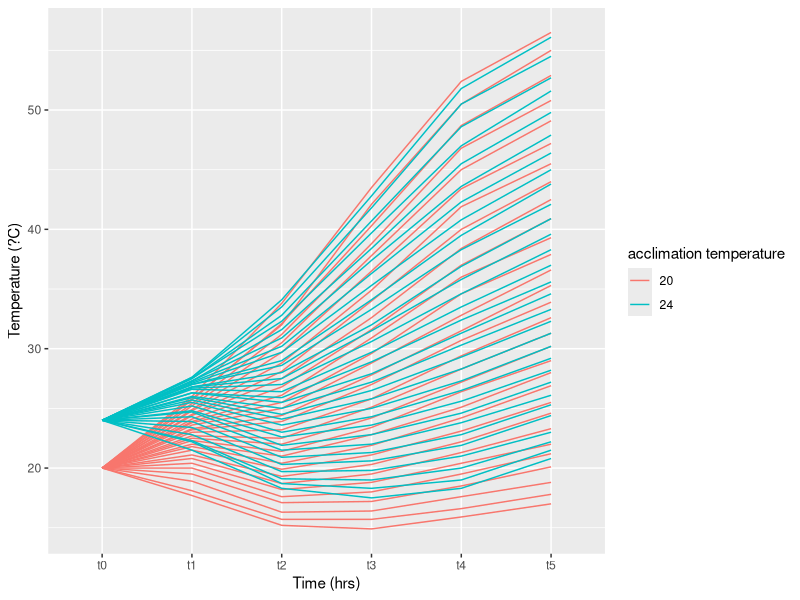
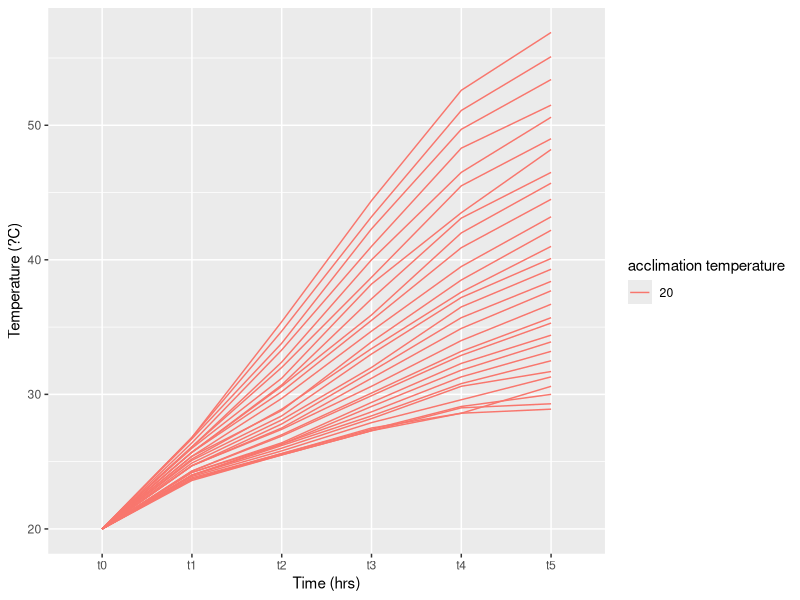
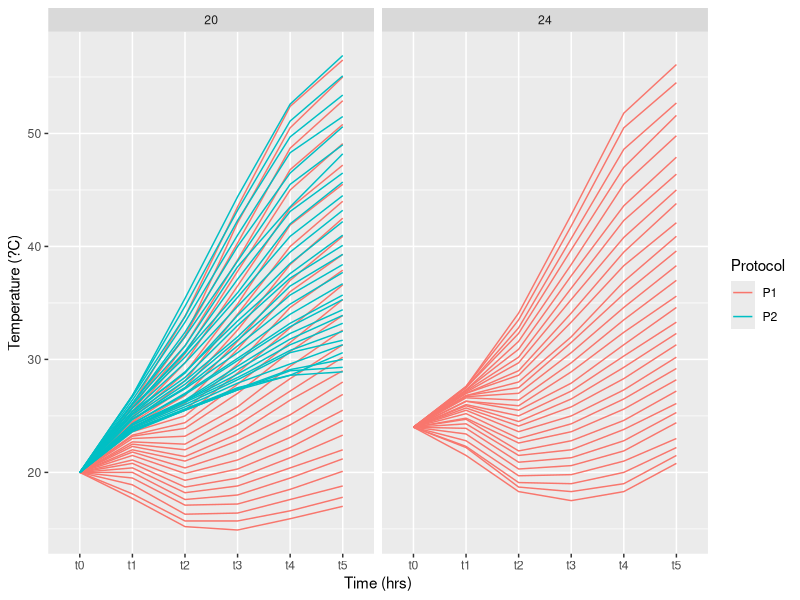

Recreate these plots in R, in order. (Note: this script raises an error after producing the figures.)
library(gridExtra)
library(tidyr)
library(ggplot2)

P1<-read.csv(here::here('data/heat.bar.ramping.P1.csv'))
P1<-na.omit(P1)
P1$acc<-as.factor(P1$acc)
P1[54,5] = 24.8
#View(P1)
summary(P1)


##wide to long format
P1_long<-gather(P1,time,temp,t0:t5)
P1_long[114,4] = 't1'
#View(P1_long)
summary(P1_long)

P120<-subset(P1_long, acc == "20")

#View(P120)
##PLot of a sample P1 at 20 and 24
ggplot(P1_long,aes(x=time,y=temp,group=interaction(col,acc), color=acc)) + geom_line()+labs(x="Time (hrs)",y="Temperature (?C)",color="acclimation temperature")

P2<-read.csv(here::here('data/heat.bar.ramping.P2.csv'))
P2<-na.omit(P2)       
P2$acc<-as.factor(P2$acc)
summary(P2)

##wide to long format
P2_long<-gather(P2,time,temp,t0:t5)
P2_long[62,5] = 25.5
P2_long[152,5] = 29.3
#View(P2_long)

ggplot(P2_long,aes(x=time,y=temp,group=interaction(col,acc),color=acc))+geom_line()+labs(x="Time (hrs)",y="Temperature (?C)",color="acclimation temperature")

##both!

P1P2<-read.csv(here::here('data/heat.bar.ramping.P1P2.csv'))
P1P2<-na.omit(P1P2)
P1P2$acc<-as.factor(P1P2$acc)
P1P2_long<-gather(P1P2,time,temp,t0:t5)
summary(P1P2_long)
#View(P1P2_long)
P1P2_long[144,6] = 24.8
P1P2_long[144,5] = 't1'
P1P2_long[242,6]= 25.5
P1P2_long[512,6]= 29.3
ggplot(P1P2_long,aes(x=time,y=temp,group=interaction(col,acc,protocol),color=protocol))+geom_line()+labs(x="Time (hrs)",y="Temperature (?C)",color="Protocol")+facet_wrap(acc~.)
##no 24
df<-filter(P1P2_long, acc!="24")
ggplot(df,aes(x=time,y=temp,group=interaction(col,protocol),color=protocol))+geom_line(size=1)+labs(x="Time (hrs)",y="Temperature (?C)",color="acclimation temperature")
 
##let's model 
#Filter by protocol
p1<-filter(df,protocol=="P1")
p2<-filter(df,protocol=="P2")
#filter by time
p1<-filter(p1,time>"t2"&time<="t5")
p2<-filter(p2,time>"t2"&time<="t5")
#filter by 4 runs around the CTmax (37-38C)
p1<-filter(p1,col>="25"&col<="29")
p2<-filter(p2,col>="20"&col<="24")
#construct linear models
m.p1<-lm(temp~time,p1)
m.p2<-lm(temp~time,p2)

all<-glm(temp~time+protocol,filtered,family="gaussian")
summary(all)
hist(resid(all))

filtered<-rbind(p1,p2)

ggplot(filtered,aes(x=time,y=temp,group=interaction(col,protocol),color=protocol))+geom_point()+geom_smooth(method="lm",aes(group=protocol))

### Figures for paper
P1_long$prot<-"1"
P2_long$prot<-"2"
prots<-rbind(P1_long,P2_long)

protss<-c("Protocol 1","Protocol 2")
names(protss)<-c("1","2")

#protocol 1 and 2
ggplot(prots,aes(x=time,y=temp,group=interaction(col,acc),color=acc))+facet_wrap(prot~.,labeller=labeller(prot=protss))+geom_line()+labs(x="Time (hrs)",y="Temperature (?C)",color="acclimation temperature")+theme_classic()+
  theme(text=element_text(family="arial",size=22))+scale_color_manual(name=expression(atop(paste("Acclimation"),"Temperature")),labels=c("20?C","24?C"),values=c("blue","red"))+
  scale_x_discrete(labels=c("0","1","2","3","4","5"))

#just protocol 1
ggplot(P1_long,aes(x=time,y=temp,group=interaction(col,acc),color=acc))+geom_line(size=1)+labs(x="Time (hrs)",y="Temperature (°C)",color="acclimation temperature")+theme_classic()+
  theme(text=element_text(family="arial",size=22))+scale_color_manual(name=expression(atop(paste("Acclimation"),"Temperature")),labels=c("20°C","24°C"),values=c("blue","red"))+
  scale_x_discrete(labels=c("0","1","2","3","4","5"))

